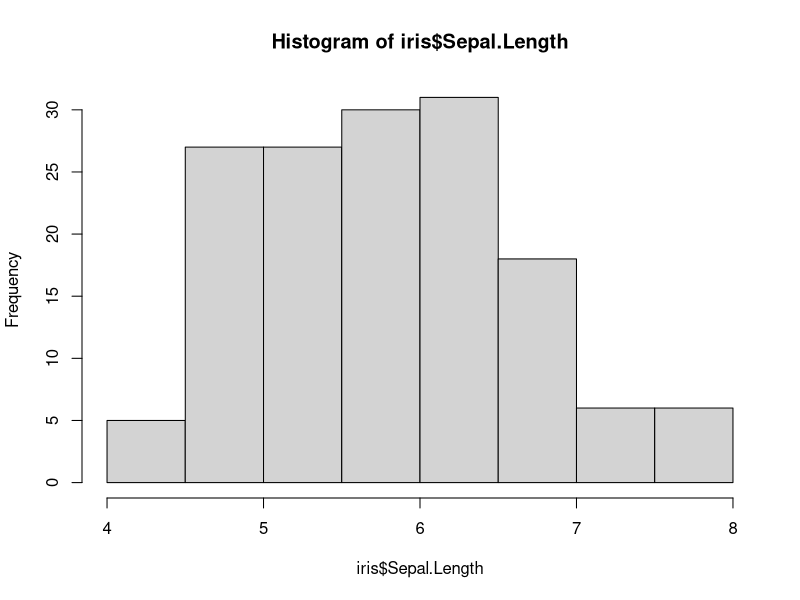
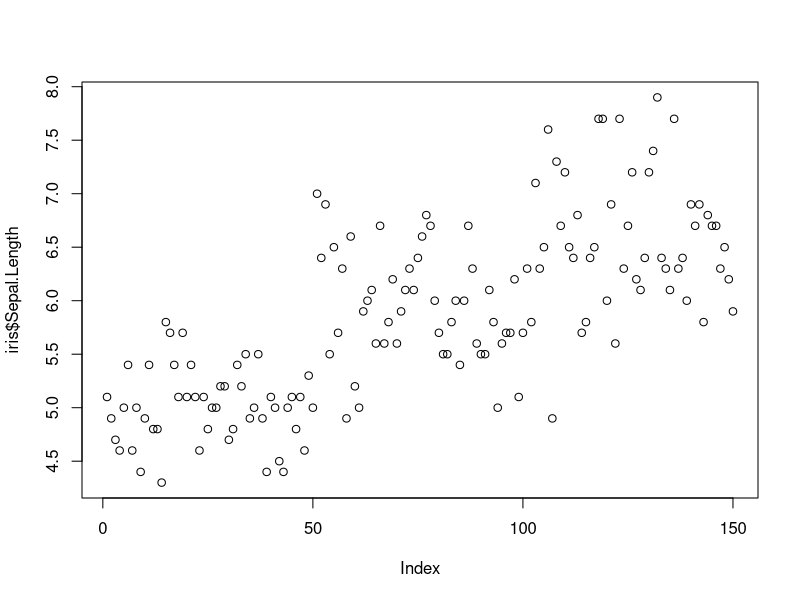

Source code (R) for these figures, in order:
## ---- chunk 1
knitr::opts_chunk$set(echo = TRUE)
## ---- chunk 2
str(iris)
summary(iris)
## ---- chunk 3
hist(iris$Sepal.Length)
## ---- chunk 4
plot(iris$Sepal.Length)
